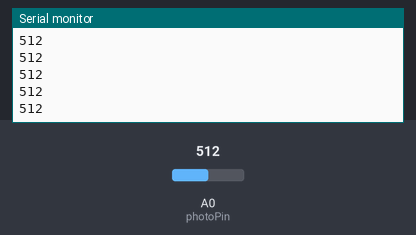
Simulated run of this sketch. Board: Arduino Uno, built with avr-gcc and run on an emulated ATmega328P. Parts: the last lines printed to the serial monitor. The inputs (shaded band) are chosen by the test bench; at power-on: A0 (photoPin) = 512.

Above: at 1.2 s.
1.3 s: A0 (photoPin) set to 716
At 1.56 s:
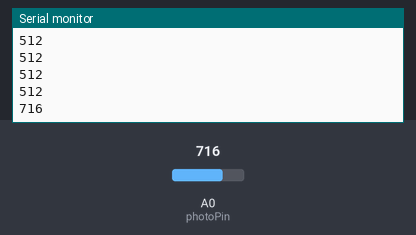
2.8 s: A0 (photoPin) set to 900
At 2.96 s:
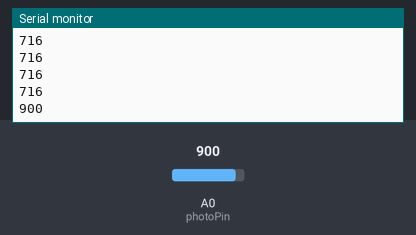
Timing chart, 0 to 5.8 s (numbered marks = the images above; inputs shaded):
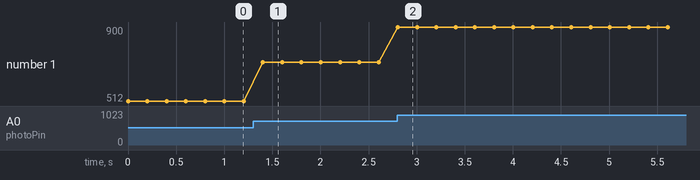

The sketch:

IK_DATHIK.ino
```cpp
int photoPin = 0;  // фоторезистор подключен 0-му аналоговому входу
int ledPin = 13;   // светодиод подключается к digital pin 9
int val = 0;       // переменная для хранения значения входного напряжения

void setup()
{
  Serial.begin(9600);
}

void loop()
{
  digitalWrite(ledPin, HIGH);    // зажигаем
  val = analogRead(photoPin);    // считываем значение с фототранзистора
  Serial.println(val);

  // здесь можно проверить значение на превышение заданного порога

  delay(200);
}
```

Measured:
- after the input at 1.3 s, the serial monitor: prints a new line after 0.10 s (image 1)
- after the input at 2.8 s, the serial monitor: prints a new line at once (image 2)
- plotted number 1: 512 → 716 after the input at 1.3 s, 716 → 900 after the input at 2.8 s
